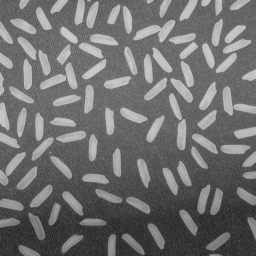
#> input picture images/rice.png, 256 x 256 px, found by its file name
$ python q9_rice_segmentation.py
#> lines starting #> are read from the running program, lines starting #| are printed output that depends on the picture; after the words box and inside, x2 and y2 are one past the last pixel; in counts of white or black regions, pixels touching at a corner belong together
import cv2
import numpy as np
import matplotlib.pyplot as plt
import os

os.makedirs("results", exist_ok=True)

img = cv2.imread("images/rice.png", cv2.IMREAD_GRAYSCALE)
#> img is the input picture: shape (256, 256); min 40, max 204, mean 111.2
if img is None:
    raise FileNotFoundError("Image not found: images/rice.png")

# (a) light Gaussian denoise
g_d = cv2.GaussianBlur(img, (3, 3), 0.8)

# (b) background flattening with large morphological opening
k = cv2.getStructuringElement(cv2.MORPH_ELLIPSE, (31, 31))
bg = cv2.morphologyEx(g_d, cv2.MORPH_OPEN, k)
flat = cv2.subtract(g_d, bg)
flat = cv2.normalize(flat, None, 0, 255, cv2.NORM_MINMAX)
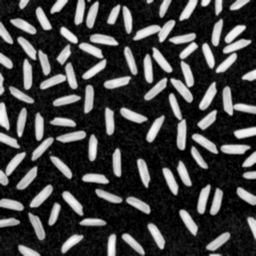
#> flat: shape (256, 256); min 0, max 255, mean 65

# (c) Otsu threshold (ensure grains are white)
_, th_raw = cv2.threshold(flat, 0, 255, cv2.THRESH_BINARY + cv2.THRESH_OTSU)
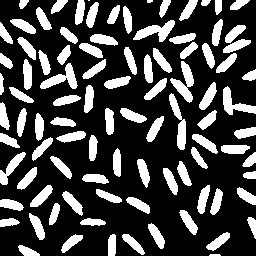
#> th_raw: shape (256, 256); 27.2% white; 95 white regions (2 under 20 px), largest, box (x1, y1, x2, y2) and area: (170, 61, 194, 103) 435, (133, 20, 175, 42) 414, (40, 63, 78, 89) 404
if np.mean(flat[th_raw > 0]) < np.mean(flat[th_raw == 0]):
    th_raw = cv2.bitwise_not(th_raw)

# (d) morphology clean-up
se = cv2.getStructuringElement(cv2.MORPH_ELLIPSE, (3, 3))
mask = cv2.morphologyEx(th_raw, cv2.MORPH_OPEN, se, iterations=1)
#> mask: shape (256, 256); 27.1% white; 96 white regions (1 under 20 px), largest, box (x1, y1, x2, y2) and area: (133, 20, 175, 42) 410, (40, 63, 78, 89) 403, (223, 86, 256, 115) 381
mask = cv2.morphologyEx(mask, cv2.MORPH_CLOSE, se, iterations=2)
#> mask: shape (256, 256); 27.5% white; 80 white regions (1 under 20 px), largest, box (x1, y1, x2, y2) and area: (79, 34, 118, 79) 649, (216, 25, 251, 73) 623, (40, 45, 78, 89) 573

# remove tiny junk by connected components
num, lab = cv2.connectedComponents(mask)
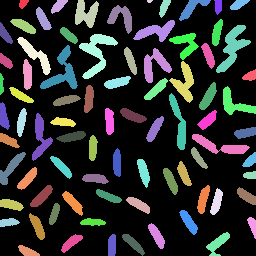
#> lab: shape (256, 256) int32; 81 distinct labels, from 0 to 80; one colour per label, 0 black
#> num = 81
areas = np.bincount(lab.ravel())
#> areas = 81 values, max 47532 at index 0, min 14 at index 4, mean 809.1
keep = np.ones(num, np.uint8)
#> keep = 81 values from 1 to 1
keep[0] = 0
minA, maxA = 30, 10000
for i, a in enumerate(areas):
    if i == 0:
        continue
    if a < minA or a > maxA:
        keep[i] = 0
#> this loop made 81 passes
#> a on passes 1 to 12: 47532, 61, 130, 412, 14, 121, 251, 92, 122, 340, 190, 208
#> after the loop, keep = 81 values, max 1 at index 1, min 0 at index 0, mean 0.975
mask = (keep[lab] * 255).astype(np.uint8)

# fill holes function
def fill_holes(bin255):
    inv = cv2.bitwise_not(bin255)
    h, w = inv.shape
#> h = 256; w = 256
    ffmask = np.zeros((h + 2, w + 2), np.uint8)
    flood = inv.copy()
    cv2.floodFill(flood, ffmask, (0, 0), 255)
    holes = cv2.bitwise_not(flood)
    return cv2.bitwise_or(bin255, holes)

mask_filled = fill_holes(mask)

bin8 = (mask_filled > 0).astype(np.uint8)
dist = cv2.distanceTransform(bin8, cv2.DIST_L2, 5)
markers = (dist > 0.45 * dist.max()).astype(np.uint8)
#> markers: shape (256, 256); values 0 (black) and 1 (white), 5.4% white in thin lines or dots
_, markers = cv2.connectedComponents(markers)
#> markers: shape (256, 256) int32; 103 distinct labels, from 0 to 102
markers = markers + 1
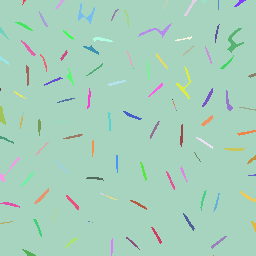
#> markers: shape (256, 256) int32; 103 distinct labels, from 1 to 103; one colour per label, 0 black
markers[bin8 == 0] = 0
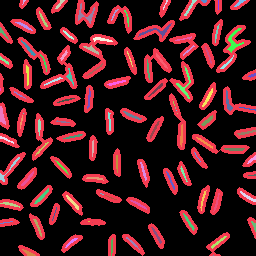
#> markers: shape (256, 256) int32; 104 distinct labels, from 0 to 103; one colour per label, 0 black
rgb_for_ws = cv2.cvtColor(img, cv2.COLOR_GRAY2RGB)
ws = cv2.watershed(rgb_for_ws.copy(), markers.astype(np.int32))
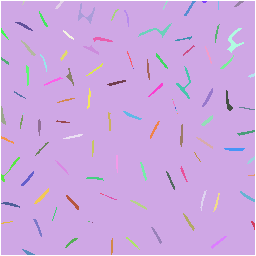
#> ws: shape (256, 256) int32; 102 distinct labels, from -1 to 102; one colour per label, 0 black, -1 white
seg = (ws > 1).astype(np.uint8) * 255
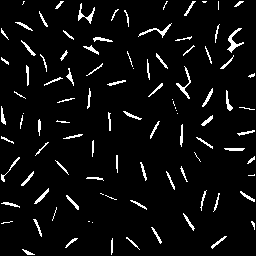
#> seg: shape (256, 256); 5.3% white in thin lines or dots

# (e) count rice grains
n_final, _ = cv2.connectedComponents((seg > 0).astype(np.uint8))
#> n_final = 101
count = n_final - 1
#> count = 100

cv2.imwrite("results/q9_denoised.png", g_d)
cv2.imwrite("results/q9_background.png", bg)
cv2.imwrite("results/q9_flattened.png", flat)
cv2.imwrite("results/q9_mask_filled.png", mask_filled)
cv2.imwrite("results/q9_final.png", seg)

fig, axes = plt.subplots(2, 3, figsize=(12, 8))
axes[0,0].imshow(img, cmap="gray"); axes[0,0].set_title("Original")
axes[0,1].imshow(g_d, cmap="gray"); axes[0,1].set_title("Denoised")
axes[0,2].imshow(bg, cmap="gray"); axes[0,2].set_title("Background")
axes[1,0].imshow(flat, cmap="gray"); axes[1,0].set_title("Flattened")
axes[1,1].imshow(mask_filled, cmap="gray"); axes[1,1].set_title("Mask Filled")
axes[1,2].imshow(seg, cmap="gray"); axes[1,2].set_title(f"Final (count={count})")
for ax in axes.ravel(): ax.axis("off")
plt.tight_layout()
plt.savefig("results/q9_comparison.png")
plt.close()

print(f"✅ Q9 done. Estimated number of rice grains: {count}. Check results folder.")
#| ✅ Q9 done. Estimated number of rice grains: 100. Check results folder.
